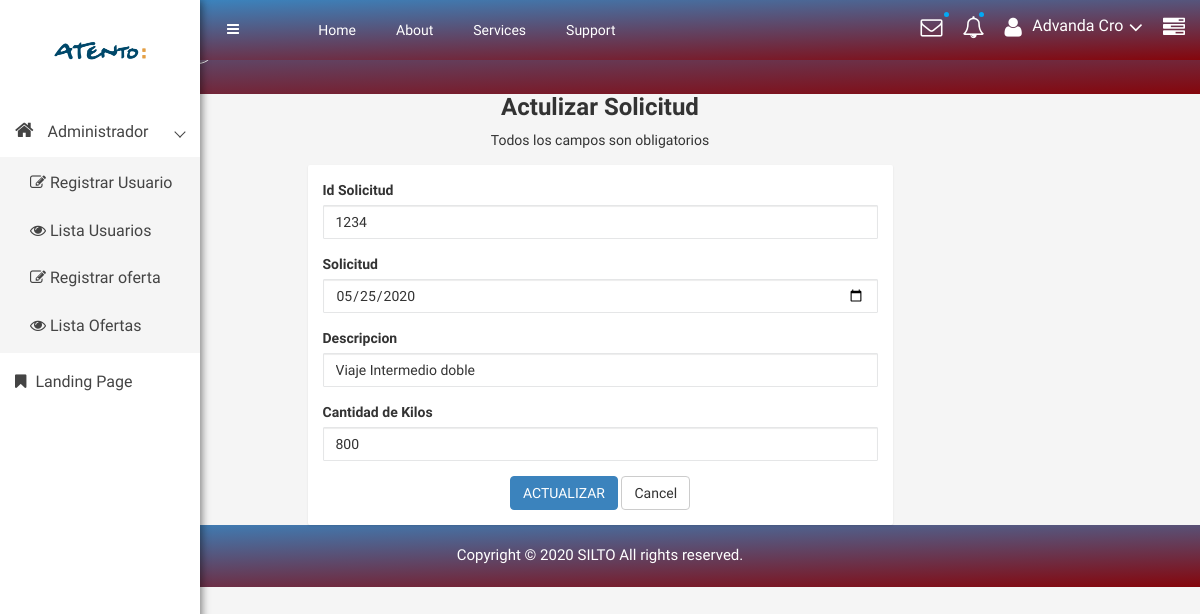
Page /views/admin/editarSolicitud.php?id_solicitud=1234 (signed in) on the committed database.
### tables this page shows
CREATE TABLE `solicitud` (
  `id_solicitud` int(11) NOT NULL COMMENT 'Id de la solicitud para la ruta.',
  `solicitud` date NOT NULL COMMENT 'Fecha de la solicitudde ruta.',
  `descripcion` text NOT NULL COMMENT 'Descripcion de la ruta solicitada.',
  `cantidad_kilos` decimal(10,0) NOT NULL COMMENT 'Cantidad de kilos solicitados para  la ruta'
);

### model/consulta.php (called while the page is built, shortened)
<?php
class Consulta{
    public function cargarSolicitud($doc){
        $farray = null;
        $modelo = new Conexion();
        $conexion = $modelo->get_conexion();
        $sql = "SELECT * FROM solicitud WHERE id_solicitud = :id_solicitud ";
        $select = $conexion->prepare($sql);
        $select->bindParam(":id_solicitud", $doc);
        $select->execute();
        while($result = $select->fetch()){
            $farray[] = $result;
        }
        return $farray;
    }
}
?>

### controller/admin/cargarSolicitudEdit.php (the view)
<?php
    function cargarSolicitudEditar(){
        if(isset($_GET['id_solicitud'])){
            $consulta = new Consulta();
            $id_solicitud = $_GET['id_solicitud'];
            $result = $consulta->cargarSolicitud($id_solicitud);
            foreach($result as $farray){
                echo '
                <form action="../../controller/admin/modificarSolicitud.php" id="loginForm" method="post" enctype="multipart/form-data">
                        <div class="row">
                            <div class="form-group col-lg-12">
                                <label>Id Solicitud</label>
                                <input type="number" name="id_solicitud" value="'.$farray['id_solicitud'].'" class="form-control" required>
                            </div>
                            <div class="form-group col-lg-12">
                                <label>Solicitud</label>
                                <input type="date" name="solicitud" value="'.$farray['solicitud'].'" class="form-control" required>
                            </div>
                            <div class="form-group col-lg-12">
                                <label>Descripcion</label>
                                <input type="text" name="descripcion" value="'.$farray['descripcion'].'" class="form-control" required>
                            </div>
                            <div class="form-group col-lg-12">
                                <label>Cantidad de Kilos</label>
                                <input type="number" name="cantidad_kilos" value="'.$farray['cantidad_kilos'].'" class="form-control" required>
                            </div>
                        </div>
                        <div class="text-center">
                            <button class="btn btn-success loginbtn">ACTUALIZAR</button>
                            <button class="btn btn-default">Cancel</button>
                        </div>
                    </form>
                ';
            }
        }
    }
?>

### css/main.css (style rules this page uses)
html { color: #222; font-size: 1em; line-height: 1.4; }

### css/style.css (style rules this page uses)
html, body { height: 100%; font-family: 'Play', sans-serif;font-weight:400;background:#f5f5f5; }
.form-control { background-color: #FFFFFF; background-image: none; border: 1px solid #e5e6e7; border-radius: 1px; color: inherit; display: block; padding: 6px 12px; transition: border-color 0.15s ease-in-out 0s, box-shadow 0.15s ease-in-out 0s; width: 100%; }
.btn-success.loginbtn { background-color: #3b83bd ; border-color: #3b83bd ; }

### rows in the picture
solicitud: id_solicitud "1234", solicitud "05/25/2020", descripcion "Viaje Intermedio doble", cantidad_kilos "800"
